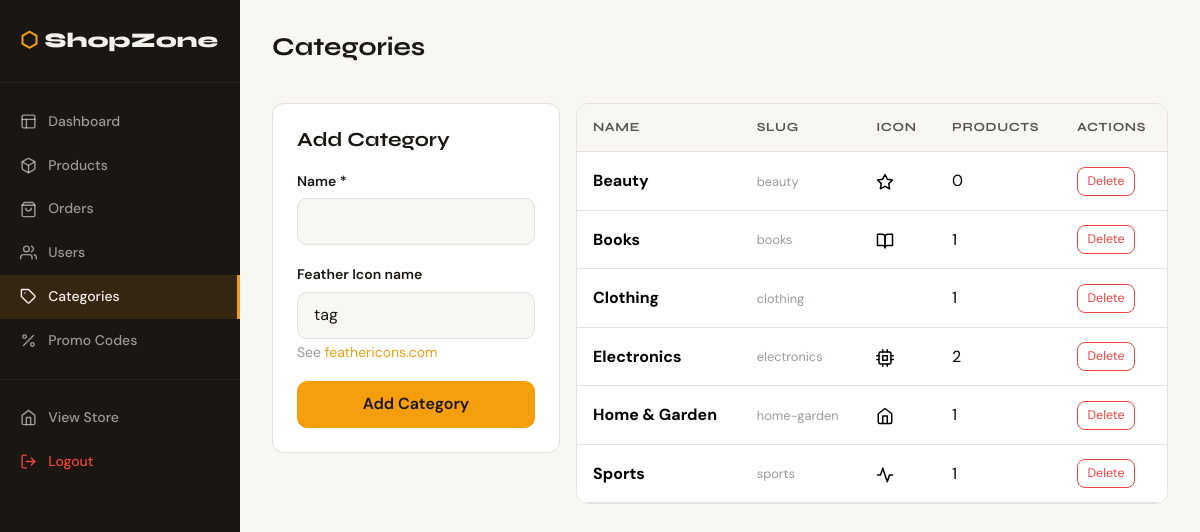
Screenshot of /admin/categories.php (signed in) with the database file from the repository.
### tables this page shows
CREATE TABLE IF NOT EXISTS categories (
    id INT AUTO_INCREMENT PRIMARY KEY,
    name VARCHAR(100) NOT NULL,
    slug VARCHAR(100) UNIQUE NOT NULL,
    icon VARCHAR(50) DEFAULT 'tag',
    created_at TIMESTAMP DEFAULT CURRENT_TIMESTAMP
);

### includes/functions.php (called while the page is built, shortened)
<?php
function sanitize(string $val): string { return htmlspecialchars(trim($val), ENT_QUOTES, 'UTF-8'); }

### admin/categories.php (the view, shortened to what this page needs)
<?php
require_once __DIR__ . '/../includes/functions.php';
$db = getDB();
$cats = $db->query("SELECT c.*, COUNT(p.id) as prod_count FROM categories c LEFT JOIN products p ON p.category_id=c.id GROUP BY c.id ORDER BY c.name")->fetchAll();
?>
<!DOCTYPE html>
<html lang="en" data-theme="light">
<head>
<link rel="stylesheet" href="https://cdn.jsdelivr.net/npm/bootstrap@5.3.2/dist/css/bootstrap.min.css">
<link rel="stylesheet" href="<?= SITE_URL ?>/assets/css/style.css">
</head>
<body>
<div class="admin-layout">
<aside class="admin-sidebar">
  <div class="brand"><span>⬡</span> <?= SITE_NAME ?></div>
  <nav class="admin-nav">
    <a href="dashboard.php"><i data-feather="layout"></i> Dashboard</a>
    <a href="products.php"><i data-feather="box"></i> Products</a>
    <a href="orders.php"><i data-feather="shopping-bag"></i> Orders</a>
    <a href="users.php"><i data-feather="users"></i> Users</a>
    <a href="categories.php" class="active"><i data-feather="tag"></i> Categories</a>
    <a href="promos.php"><i data-feather="percent"></i> Promo Codes</a>
    <div style="border-top:1px solid rgba(255,255,255,.06);margin:1rem 0"></div>
    <a href="<?= SITE_URL ?>/index.php"><i data-feather="home"></i> View Store</a>
    <a href="<?= SITE_URL ?>/pages/logout.php" style="color:#EF4444"><i data-feather="log-out"></i> Logout</a>
  </nav>
</aside>
<main class="admin-main">
<div class="admin-topbar"><h1>Categories</h1></div>
<div class="row g-3">
  <div class="col-lg-4">
    <div style="background:var(--card-bg);border:1px solid var(--border);border-radius:var(--radius);padding:1.5rem">
      <h5 style="margin-bottom:1rem">Add Category</h5>
      <form method="POST">
        <div class="mb-3"><label class="form-label">Name *</label><input type="text" name="name" class="form-control" required></div>
        <div class="mb-3">
          <label class="form-label">Feather Icon name</label>
          <input type="text" name="icon" class="form-control" value="tag" placeholder="e.g. cpu, shirt, book-open">
          <small style="color:var(--text-3)">See <a href="https://feathericons.com" target="_blank">feathericons.com</a></small>
        </div>
        <button type="submit" class="btn btn-primary w-100">Add Category</button>
      </form>
    </div>
  </div>
  <div class="col-lg-8">
    <div class="table-card">
      <table class="table">
        <thead><tr><th>Name</th><th>Slug</th><th>Icon</th><th>Products</th><th>Actions</th></tr></thead>
        <tbody>
        <?php foreach ($cats as $c): ?>
        <tr>
          <td><strong><?= sanitize($c['name']) ?></strong></td>
          <td style="font-size:.8rem;color:var(--text-3)"><?= $c['slug'] ?></td>
          <td><i data-feather="<?= $c['icon'] ?>" style="width:18px;height:18px"></i></td>
          <td><?= $c['prod_count'] ?></td>
          <td>
            <form method="POST" style="display:inline">
              <button class="btn btn-sm" style="color:#EF4444;border:1px solid #EF4444;border-radius:8px;padding:.25rem .6rem;font-size:.78rem"
                      onclick="return confirm('Delete category?')">Delete</button>
            </form>
          </td>
        </tr>
        <?php endforeach; ?>
        </tbody>
      </table>
    </div>
  </div>
</div>
</main>
</div>
</body></html>

### assets/css/style.css (style rules this page uses)
:root { --accent: #F59E0B; --accent-dark: #D97706; --bg: #FFFFFF; --bg-2: #F8F7F4; --bg-3: #EFEDE8; --text: #1A1612; --text-2: #5C5550; --text-3: #9E9A96; --card-bg: #FFFFFF; --border: #E5E1DC; --nav-bg: #1A1612; --nav-text: #F5F0EB; --shadow: 0 4px 24px rgba(0,0,0,.08); --radius: 12px; --radius-lg: 20px; --transition: .25s cubic-bezier(.4,0,.2,1); }
*, *::before, *::after { box-sizing: border-box; margin: 0; padding: 0; }
body { font-family: 'DM Sans', sans-serif; background: var(--bg); color: var(--text); line-height: 1.65; transition: background var(--transition), color var(--transition); }
h1,h2,h3,h4,h5,h6 { font-family: 'Syne', sans-serif; font-weight: 700; }
a { color: var(--accent); text-decoration: none; }
.btn-primary { background: var(--accent) !important; border-color: var(--accent) !important; color: #1A1612 !important; font-weight: 600; border-radius: 10px; padding: .65rem 1.5rem; transition: var(--transition); }
.form-label { font-weight: 600; font-size: .875rem; color: var(--text); margin-bottom: .35rem; }
.form-control { background: var(--bg-2) !important; border: 1px solid var(--border) !important; border-radius: 10px !important; color: var(--text) !important; padding: .65rem 1rem !important; transition: var(--transition) !important; }
.form-control::placeholder { color: var(--text-3) !important; }
.admin-layout { display: flex; min-height: 100vh; }
.admin-sidebar { width: 240px; background: var(--nav-bg); padding: 1.5rem 0; flex-shrink: 0; position: sticky; top: 0; height: 100vh; overflow-y: auto; }
.admin-sidebar .brand { font-family: 'Syne', sans-serif; font-size: 1.3rem; font-weight: 800; color: var(--nav-text); padding: 0 1.25rem 1.5rem; display: flex; align-items: center; gap: .4rem; border-bottom: 1px solid rgba(255,255,255,.06); margin-bottom: 1rem; }
.admin-sidebar .brand span { color: var(--accent); }
.admin-nav a { display: flex; align-items: center; gap: .7rem; padding: .65rem 1.25rem; color: rgba(245,240,235,.6); font-size: .875rem; font-weight: 500; transition: var(--transition); text-decoration: none; }
.admin-nav a svg { width: 17px; height: 17px; }
.admin-nav a:hover, .admin-nav a.active { color: var(--nav-text); background: rgba(245,158,11,.12); }
.admin-nav a.active { border-right: 3px solid var(--accent); }
.admin-main { flex: 1; padding: 2rem; background: var(--bg-2); }
.admin-topbar { display: flex; align-items: center; justify-content: space-between; margin-bottom: 2rem; }
.admin-topbar h1 { font-size: 1.6rem; }
.table-card { background: var(--card-bg); border: 1px solid var(--border); border-radius: var(--radius); overflow: hidden; }
.table { margin: 0; color: var(--text); }
.table thead th { background: var(--bg-2); border-color: var(--border); font-family: 'Syne', sans-serif; font-size: .78rem; text-transform: uppercase; letter-spacing: .05em; color: var(--text-2); padding: .85rem 1rem; }
.table td { border-color: var(--border); padding: .9rem 1rem; vertical-align: middle; }

### rows the page displays
categories: name "Beauty", slug "beauty", prod_count "0"
categories: name "Books", slug "books", prod_count "1"
categories: name "Clothing", slug "clothing", prod_count "1"
categories: name "Electronics", slug "electronics", prod_count "2"
categories: name "Home & Garden", slug "home-garden", prod_count "1"
categories: name "Sports", slug "sports", prod_count "1"

### other values shown
SITE_NAME "ShopZone"
